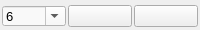
        <widget class="QGroupBox" name="groupBox">
         <property name="minimumSize">
          <size>
           <width>0</width>
           <height>25</height>
          </size>
         </property>
         <property name="maximumSize">
          <size>
           <width>16777215</width>
           <height>30</height>
          </size>
         </property>
         <property name="styleSheet">
          <string notr="true">QGroupBox{
border: none;
}</string>
         </property>
         <property name="title">
          <string/>
         </property>
         <layout class="QHBoxLayout" name="horizontalLayout">
          <property name="spacing">
           <number>2</number>
          </property>
          <property name="leftMargin">
           <number>2</number>
          </property>
          <property name="topMargin">
           <number>1</number>
          </property>
          <property name="rightMargin">
           <number>2</number>
          </property>
          <property name="bottomMargin">
           <number>0</number>
          </property>
          <item>
           <widget class="QComboBox" name="font_size_comboBox">
            <property name="minimumSize">
             <size>
              <width>55</width>
              <height>20</height>
             </size>
            </property>
            <property name="maximumSize">
             <size>
              <width>1000</width>
              <height>18</height>
             </size>
            </property>
            <property name="styleSheet">
             <string notr="true">QComboBox{
	
	font: 10pt ;
	background-color: rgb(249, 249, 249);
}
QListView{
	background-color: rgb(225, 225, 225);
	border-radius:none;
}
</string>
            </property>
            <property name="editable">
             <bool>true</bool>
            </property>
            <property name="maxVisibleItems">
             <number>16</number>
            </property>
            <item>
             <property name="text">
              <string>6</string>
             </property>
            </item>
            <item>
             <property name="text">
              <string>8</string>
             </property>
            </item>
            <item>
             <property name="text">
              <string>10</string>
             </property>
            </item>
            <item>
             <property name="text">
              <string>12</string>
             </property>
            </item>
            <item>
             <property name="text">
              <string>15</string>
             </property>
            </item>
            <item>
             <property name="text">
              <string>18</string>
             </property>
            </item>
            <item>
             <property name="text">
              <string>20</string>
             </property>
            </item>
            <item>
             <property name="text">
              <string>24</string>
             </property>
            </item>
            <item>
             <property name="text">
              <string>26</string>
             </property>
            </item>
            <item>
             <property name="text">
              <string>32</string>
             </property>
            </item>
            <item>
             <property name="text">
              <string>36</string>
             </property>
            </item>
            <item>
             <property name="text">
              <string>42</string>
             </property>
            </item>
            <item>
             <property name="text">
              <string>46</string>
             </property>
            </item>
            <item>
             <property name="text">
              <string>56</string>
             </property>
            </item>
            <item>
             <property name="text">
              <string>62</string>
             </property>
            </item>
            <item>
             <property name="text">
              <string>72</string>
             </property>
            </item>
           </widget>
          </item>
          <item>
           <widget class="QPushButton" name="increase_font_size_pushButton">
            <property name="minimumSize">
             <size>
              <width>40</width>
              <height>22</height>
             </size>
            </property>
            <property name="maximumSize">
             <size>
              <width>1000</width>
              <height>20</height>
             </size>
            </property>
            <property name="styleSheet">
             <string notr="true"/>
            </property>
            <property name="text">
             <string/>
            </property>
            <property name="icon">
             <iconset>
              <normaloff>Imgs/img_490057.png</normaloff>Imgs/img_490057.png</iconset>
            </property>
            <property name="iconSize">
             <size>
              <width>19</width>
              <height>19</height>
             </size>
            </property>
           </widget>
          </item>
          <item>
           <widget class="QPushButton" name="decrese_font_sizr_pushButton">
            <property name="minimumSize">
             <size>
              <width>40</width>
              <height>22</height>
             </size>
            </property>
            <property name="maximumSize">
             <size>
              <width>1000</width>
              <height>20</height>
             </size>
            </property>
            <property name="styleSheet">
             <string notr="true"/>
            </property>
            <property name="text">
             <string/>
            </property>
            <property name="icon">
             <iconset>
              <normaloff>Imgs/pngkit_size-icon-png_7886451.png</normaloff>Imgs/pngkit_size-icon-png_7886451.png</iconset>
            </property>
            <property name="iconSize">
             <size>
              <width>18</width>
              <height>18</height>
             </size>
            </property>
           </widget>
          </item>
         </layout>
        </widget>
